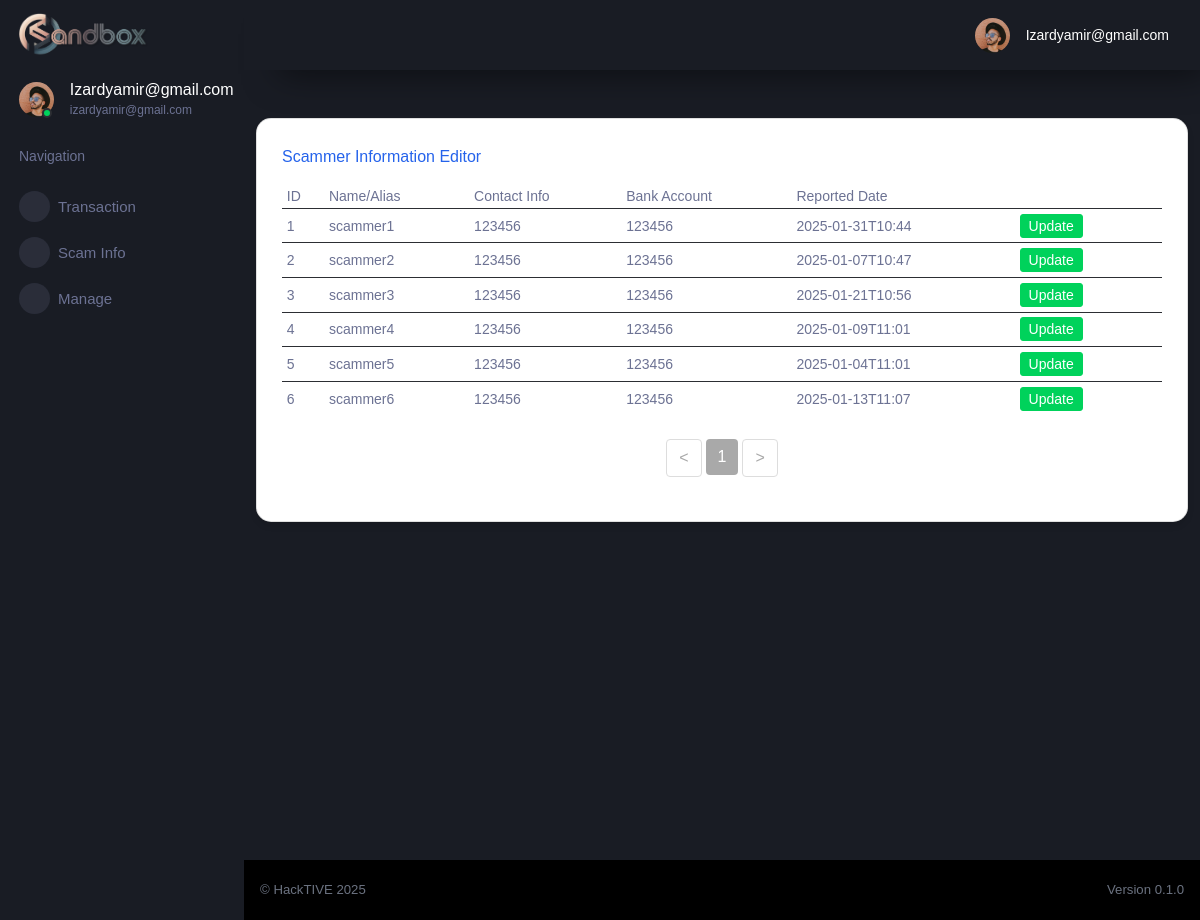
Screenshot of /manage_scammer_admin (signed in) with the database file from the repository.
### tables this page shows
CREATE TABLE "cif" (
	"id"	INTEGER UNIQUE,
	"username"	TEXT NOT NULL UNIQUE,
	"password"	TEXT,
	"firstname"	TEXT,
	"lastname"	TEXT,
	"gender"	TEXT,
	"dob"	TEXT,
	"ic"	INTEGER UNIQUE,
	"phone"	INTEGER,
	"email"	TEXT UNIQUE,
	"address1"	NUMERIC,
	"address2"	TEXT,
	"postcode"	TEXT,
	"area"	TEXT,
	"state"	TEXT,
	"country"	TEXT,
	"productID"	INTEGER,
	"productNAME"	TEXT,
	"accountID"	INTEGER,
	PRIMARY KEY("id" AUTOINCREMENT)
);

CREATE TABLE "scammer" (
	"scammerID"	INTEGER NOT NULL,
	"scammerName"	TEXT,
	"contact"	TEXT,
	"platform"	TEXT,
	"reportedDate"	TEXT,
	"recordedDate"	TEXT,
	"bankAccount"	TEXT,
	"bankName"	TEXT,
	"bankAccountName"	TEXT,
	"sourceReport1"	TEXT,
	"sourceReport2"	TEXT,
	"sourceReport3"	TEXT,
	"tiktokID"	TEXT,
	"facebookID"	TEXT,
	"twitterID"	TEXT,
	"instagramID"	TEXT,
	"telegramID"	TEXT,
	"reporterID"	INTEGER,
	PRIMARY KEY("scammerID" AUTOINCREMENT)
);

### flaskr/main.py (the view)
@bp.route('/manage_scammer_admin', methods=['POST', 'GET'])
@login_required
def manage_scammer_admin():
    if g.user['username']=='izardyamir@gmail.com':
        db = get_db()
        scammers = db.execute(
            'SELECT * FROM scammer'
        ).fetchall()
        return render_template('app/manage-scammer.html', scammers=scammers)

### flaskr/auth.py (called while the page is built)
@bp.before_app_request
def load_logged_in_user():
    user_id = session.get('user_id')
    if user_id is None:
        g.user = None
    else:
        g.user = get_db().execute(
            'SELECT * FROM cif WHERE id = ?', (user_id,)
        ).fetchone()

### flaskr/db.py (called while the page is built)
def get_db():
    if 'db' not in g:
        g.db = sqlite3.connect(
            current_app.config['DATABASE'],
            detect_types=sqlite3.PARSE_DECLTYPES
        )
        g.db.row_factory = sqlite3.Row
    return g.db

### flaskr/main.py (called while the page is built)
def login_required(view):
    @functools.wraps(view)
    def wrapped_view(**kwargs):
        if g.user is None:
            return redirect(url_for('auth.login'))
        return view(**kwargs)
    return wrapped_view

### flaskr/templates/app/manage-scammer.html (shortened to what this page needs)
{% extends "/layouts/base.html" %}
{% block content %}
<div class="container aligned-middle mt-5 overflow-auto"  scrolling="yes" frameborder="0" style=" width: 100%; height: calc(101vh - 66px)">
  <div class="row">
    <div class="col-md-12 mb-4">
      <div class="card">
        <div class="card-body">
          <h5 class="card-title text-primary">Scammer Information Editor</h5>
          <div class="table-responsive-sm">
            <table class="table table-sm mb-4" style="font-size: small;">
              <thead>
                <tr>
                  <th scope="col">ID</th>
                  <th scope="col">Name/Alias</th>
                  <th scope="col">Contact Info</th>
                  <th scope="col">Bank Account</th>
                  <th scope="col">Reported Date</th>
                </tr>
              </thead>
              <tbody id="table-body">
                {% for scammer in scammers %}
                <tr>
                  <td>{{ scammer['scammerID'] }}</th>
                  <td>{{ scammer['scammerName'] }}</td>
                  <td>{{ scammer['contact'] }}</td>
                  <td>{{ scammer['bankAccount'] }}</td>
                  <td>{{ scammer['reportedDate'] }}</td>
                  <td>
                      <a href="{{ url_for('main.scammer_update',id=scammer['scammerID']) }}">
                          <button type="submit" class="btn btn-success btn-sm ms-1">Update</button>
                      </a>
                  </td>
                  <td>
                  </td>
                </tr>
                {% endfor %}
              </tbody>
            </table>
            <nav>
              <ul class="pagination justify-content-center" id="pagination">
              </ul>
          </div>
        </div>
      </div>
    </div>
  </div>
</div>
{% endblock %}

### flaskr/templates/includes/sidebar.html (shortened to what this page needs)
<nav class="sidebar sidebar-offcanvas" id="sidebar">
    <div class="sidebar-brand-wrapper d-none d-lg-flex align-items-center justify-content-center fixed-top">
      <a class="sidebar-brand brand-logo" href="{{ url_for('main.index') }}"><img src="/static/img/hacktive-team-banner.png" style="width:60%; height:auto; display: block; margin: 0 auto 0 -2px; object-fit: contain;"     alt="logo" /></a>
    </div>
    <ul class="nav">
      <li class="nav-item profile">
        <div class="profile-desc">
          <div class="profile-pic">
            <div class="count-indicator">
              <img class="img-xs rounded-circle " src="/static/img/faces/face15.jpg" alt="">
              <span class="count bg-success"></span>
            </div>
            <div class="profile-name">
              <h5 class="mb-0 font-weight-normal">
                {{ (g.user['username']).capitalize() }}
              </h5>
              <span>
                {{ g.user['username'] }}
              </span>
            </div>
          </div>
        </div>
      </li>
      <li class="nav-item nav-category">
        <span class="nav-link">Navigation</span>
      </li>
      <li class="nav-item menu-items">
        <a class="nav-link" data-toggle="collapse" href="#transaction" aria-expanded="false" aria-controls="transaction">
          <span class="menu-icon">
          </span>
          <span class="menu-title">Transaction</span>
          <i class="menu-arrow"></i>
        </a>
      </li>
      <li class="nav-item menu-items">
        <a class="nav-link" data-toggle="collapse" href="#scam-info" aria-expanded="false" aria-controls="scam-info">
          <span class="menu-icon">
          </span>
          <span class="menu-title">Scam Info</span>
          <i class="menu-arrow"></i>
        </a>
      </li>
      <li class="nav-item menu-items">
        <a class="nav-link" data-toggle="collapse" href="#manage" aria-expanded="false" aria-controls="manage">
          <span class="menu-icon">
          </span>
          <span class="menu-title">Manage</span>
          <i class="menu-arrow"></i>
        </a>
      </li>
    </ul>
  </nav>

### flaskr/templates/includes/navigation.html (shortened to what this page needs)
<nav class="navbar p-0 fixed-top d-flex flex-row">
    <div class="navbar-menu-wrapper flex-grow d-flex align-items-stretch">
      <button class="navbar-toggler navbar-toggler align-self-center" type="button" data-toggle="minimize">
      </button>
      <ul class="navbar-nav navbar-nav-right">
        <li class="nav-item dropdown">
          <a class="nav-link" id="profileDropdown" href="#" data-toggle="dropdown">
            <div class="navbar-profile">
              <img class="img-xs rounded-circle" src="/static/img/faces/face15.jpg" alt="">
              <p class="mb-0 d-none d-sm-block navbar-profile-name">
                {{ (g.user['username']).capitalize() }}
              </p>
            </div>
          </a>
        </li>
      </ul>
    </div>
  </nav>

### flaskr/templates/app/manage-scammer.html (style rules this page uses)
.card-body { height: auto; }
.card { border-radius: 15px; box-shadow: 0 4px 6px rgba(0, 0, 0, 0.1); transition: transform 0.2s ease; background: white; }
.card-body { padding: 1.5rem; }
.text-primary { color: #2563eb !important; }

### rows the page displays
cif: username "Izardyamir@gmail.com", user.username "izardyamir@gmail.com"
scammer: scammerID "1", scammerName "scammer1", contact "123456", bankAccount "123456", reportedDate "2025-01-31T10:44"
scammer: scammerID "2", scammerName "scammer2", contact "123456", bankAccount "123456", reportedDate "2025-01-07T10:47"
scammer: scammerID "3", scammerName "scammer3", contact "123456", bankAccount "123456", reportedDate "2025-01-21T10:56"
scammer: scammerID "4", scammerName "scammer4", contact "123456", bankAccount "123456", reportedDate "2025-01-09T11:01"
scammer: scammerID "5", scammerName "scammer5", contact "123456", bankAccount "123456", reportedDate "2025-01-04T11:01"
scammer: scammerID "6", scammerName "scammer6", contact "123456", bankAccount "123456", reportedDate "2025-01-13T11:07"
